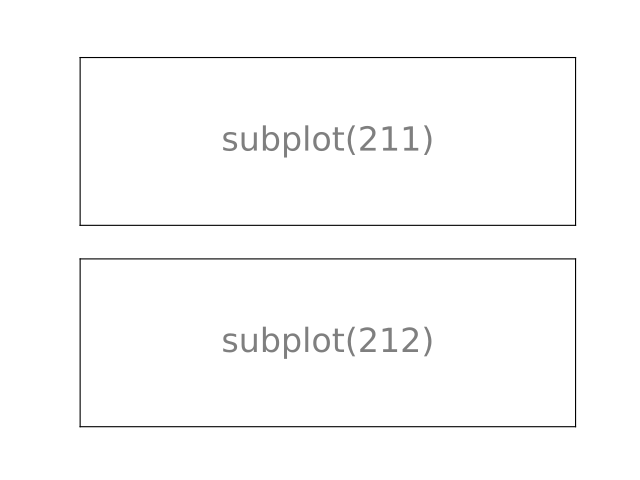

Recreate this plot in Python.
import matplotlib.pyplot as plt

plt.subplot(211)
plt.xticks([])
plt.yticks([])
plt.text(0.5, 0.5, "subplot(211)", ha="center", va="center", size=24, alpha=.5)

plt.subplot(212)
plt.xticks([])
plt.yticks([])
plt.text(0.5, 0.5, "subplot(212)", ha="center", va="center", size=24, alpha=.5)

plt.show()
